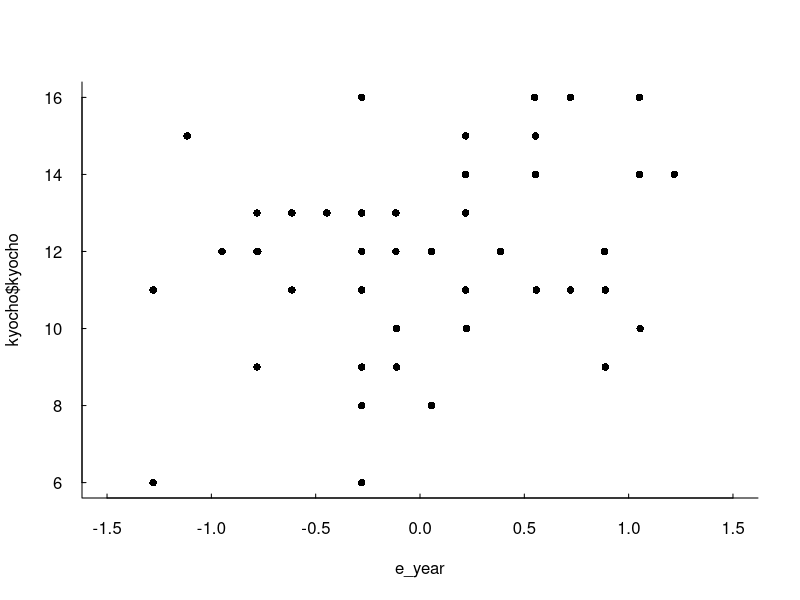
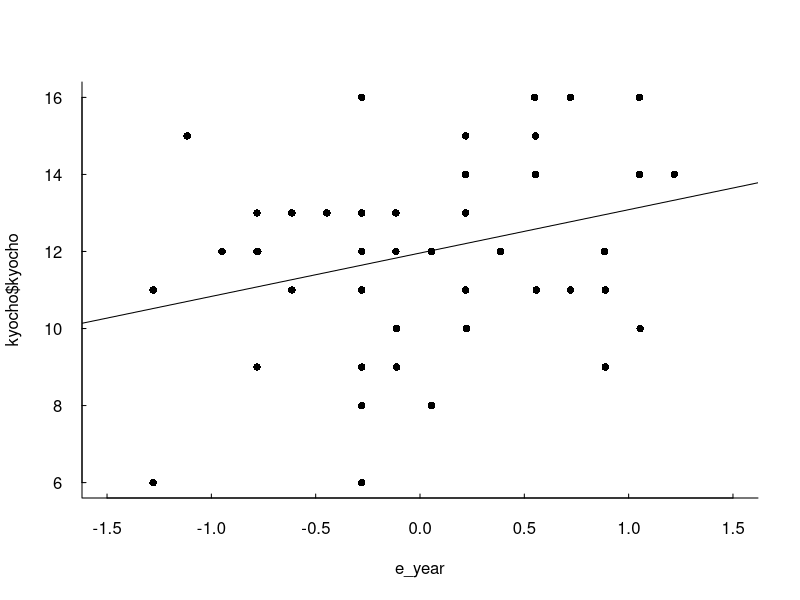
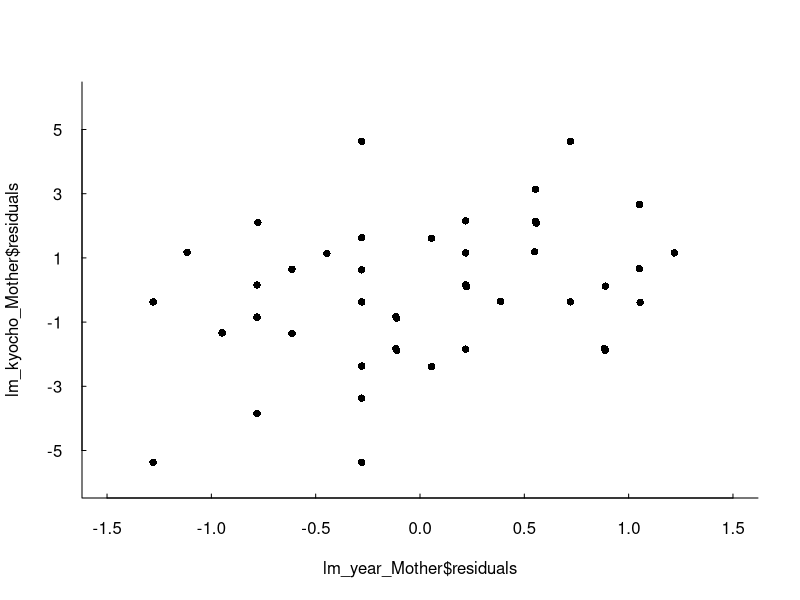
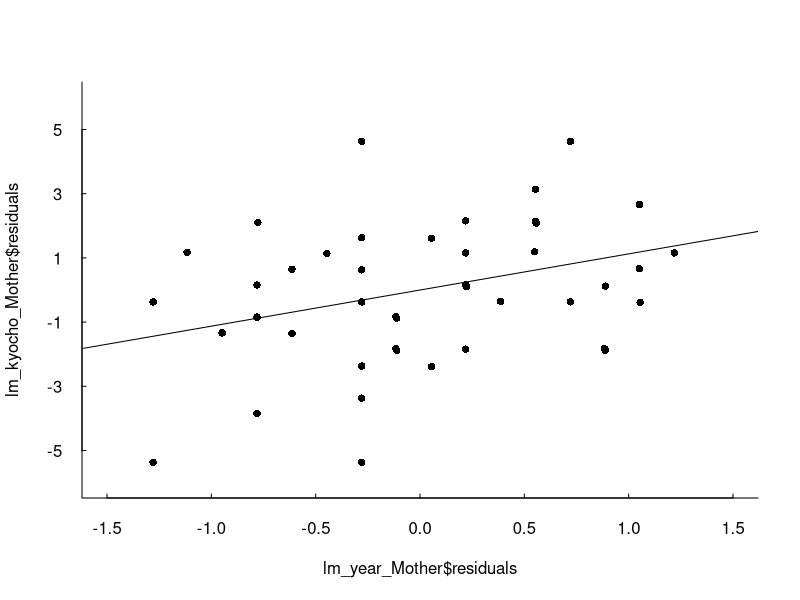
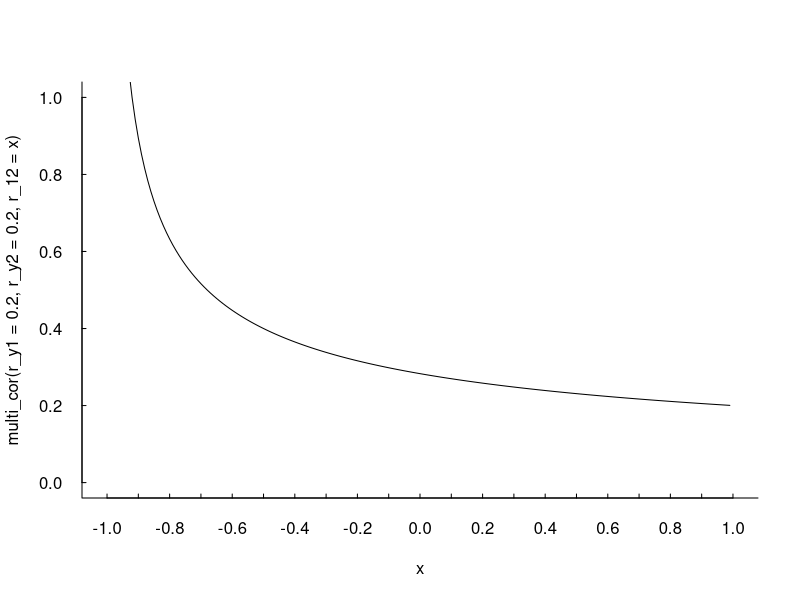
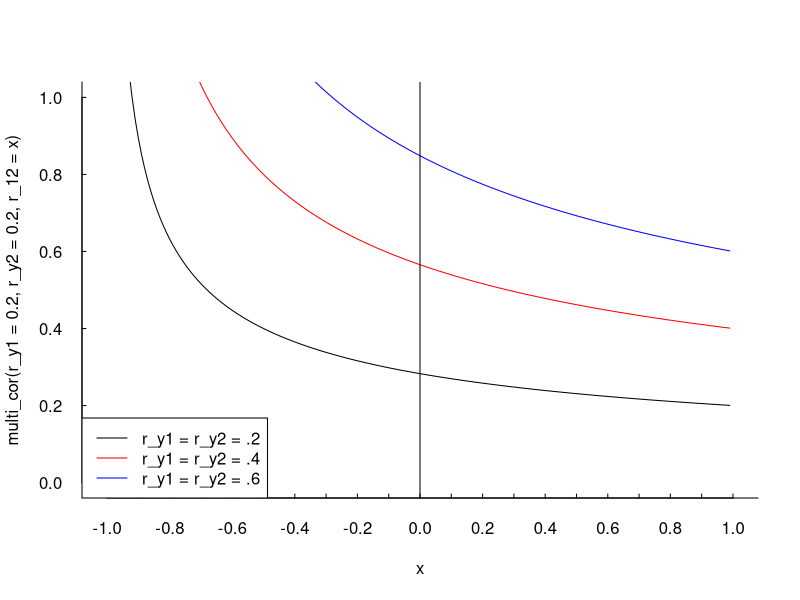
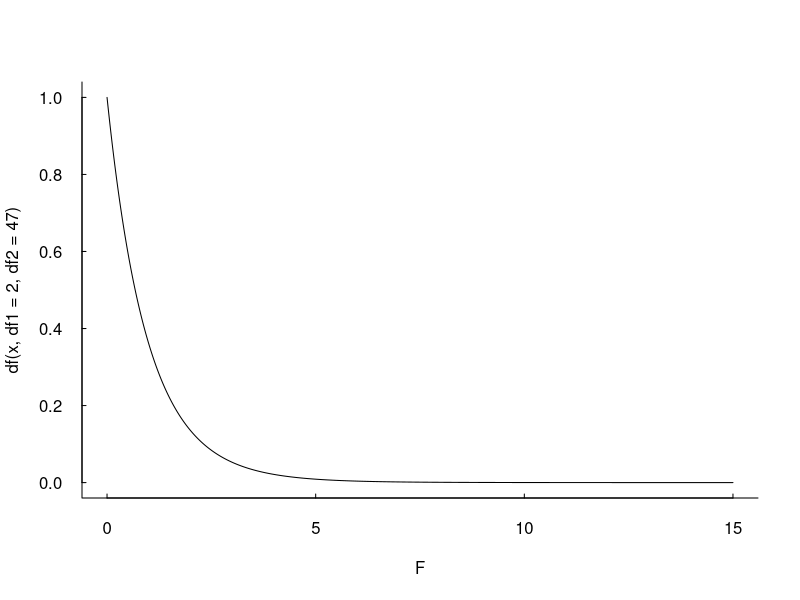

These charts were generated, in order, by the following R code:
## ---- chunk 1
kyocho <- read.csv(file = "data/kyocho_data.csv")
## ---- chunk 2
head(kyocho)
tail(kyocho)
## ---- chunk 3
colMeans(kyocho)
## ---- chunk 4
sqrt(mean((kyocho$Mother - mean(kyocho$Mother))^2))
sqrt(mean((kyocho$year - mean(kyocho$year))^2))
sqrt(mean((kyocho$kyocho - mean(kyocho$kyocho))^2))
## ---- chunk 5
cor(kyocho)
## ---- chunk 6
b <- cor(kyocho$Mother, kyocho$year) * (sd(kyocho$year) / sd(kyocho$Mother))
a <- mean(kyocho$year) - b * mean(kyocho$Mother)
hat_year <- a + b * kyocho$Mother
## ---- chunk 7
e_year <- kyocho$year - hat_year
e_year
## ---- chunk 8
mean(e_year)
## ---- chunk 9
round(mean(e_year), digits = 3)
## ---- chunk 10
plot(e_year, kyocho$kyocho, 
     las = 1,
     bty = "l",
     tcl = 0.2,
     pch = 16,
     xlim = c(-1.5, 1.5),
     xaxp = c(-1.5, 1.5, 6))
## ---- chunk 11
lm_kyocho_zansa <- lm(kyocho$kyocho ~ e_year)
summary(lm_kyocho_zansa)
## ---- chunk 12
plot(e_year, kyocho$kyocho, 
     las = 1,
     bty = "l",
     tcl = 0.2,
     pch = 16,
     xlim = c(-1.5, 1.5),
     xaxp = c(-1.5, 1.5, 6))
abline(lm_kyocho_zansa)
## ---- chunk 13
lm_year_Mother <- lm(kyocho$year ~ kyocho$Mother)
## ---- chunk 14
lm_year_Mother$residuals
e_year
## ---- chunk 15
(cor(kyocho$year, kyocho$kyocho) - (cor(kyocho$kyocho, kyocho$Mother) * cor(kyocho$Mother, kyocho$year))) / sqrt(1 - cor(kyocho$Mother, kyocho$year)^2)
## ---- chunk 16
cor(lm_year_Mother$residuals, kyocho$kyocho)
## ---- chunk 17
lm_kyocho_Mother <- lm(kyocho$kyocho ~ kyocho$Mother)
lm_kyocho_Mother $residuals
## ---- chunk 18
plot(lm_year_Mother$residuals, lm_kyocho_Mother$residuals, 
     las = 1,
     bty = "l",
     tcl = 0.2,
     pch = 16,
     xlim = c(-1.5, 1.5),
     xaxp = c(-1.5, 1.5, 6),
     ylim = c(-6, 6),
     yaxp = c(-5, 5, 5))
## ---- chunk 19
lm_zansa_zansa <- lm(lm_kyocho_Mother$residuals ~ lm_year_Mother$residuals)
plot(lm_year_Mother$residuals, lm_kyocho_Mother$residuals, 
     las = 1,
     bty = "l",
     tcl = 0.2,
     pch = 16,
     xlim = c(-1.5, 1.5),
     xaxp = c(-1.5, 1.5, 6),
     ylim = c(-6, 6),
     yaxp = c(-5, 5, 5))
abline(lm_zansa_zansa)
## ---- chunk 20
(cor(kyocho$kyocho, kyocho$year) - (cor(kyocho$kyocho, kyocho$Mother) * cor(kyocho$Mother, kyocho$year))) /(sqrt(1 - cor(kyocho$kyocho, kyocho$Mother) ^2) * sqrt(1 - cor(kyocho$Mother, kyocho$year) ^2))
## ---- chunk 21
(cor(kyocho$kyocho, kyocho$year) - (cor(kyocho$kyocho, kyocho$Mother) * cor(kyocho$Mother, kyocho$year))) / (1 - cor(kyocho$Mother, kyocho$year)^2) * (sd(kyocho$kyocho) / sd(kyocho$year))
## ---- chunk 22
summary(lm_kyocho_zansa)
summary(lm_zansa_zansa)
## ---- chunk 23
(cor(kyocho$kyocho, kyocho$year) - (cor(kyocho$kyocho, kyocho$Mother) * cor(kyocho$Mother, kyocho$year))) / (1 - cor(kyocho$Mother, kyocho$year)^2) 
## ---- chunk 24
s_2 <- sqrt(mean((kyocho$year - mean(kyocho$year))^2))
s_y <- sqrt(mean((kyocho$kyocho - mean(kyocho$kyocho))^2))
## ---- chunk 25
std_2 <- (kyocho$year - mean(kyocho$year)) /s_2
std_y <- (kyocho$kyocho - mean(kyocho$kyocho)) /s_y
## ---- chunk 26
lm_std2_x1 <- lm(std_2 ~kyocho$Mother)
lm_std2_x1$residuals
## ---- chunk 27
lm_std <- lm(std_y ~lm_std2_x1$residuals)
summary(lm_std)
## ---- chunk 28
b_1 <- (cor(kyocho$kyocho, kyocho$Mother) - (cor(kyocho$kyocho, kyocho$year) * cor(kyocho$Mother, kyocho$year))) / (1 - cor(kyocho$Mother, kyocho$year)^2) * (sd(kyocho$kyocho) / sd(kyocho$Mother))

b_2 <- (cor(kyocho$kyocho, kyocho$year) - (cor(kyocho$kyocho, kyocho$Mother) * cor(kyocho$Mother, kyocho$year))) / (1 - cor(kyocho$Mother, kyocho$year)^2) * (sd(kyocho$kyocho) / sd(kyocho$year))

a <- mean(kyocho$kyocho) - b_1 * mean(kyocho$Mother) - b_2 * mean(kyocho$year)

b_1
b_2
a
## ---- chunk 29
lm_multi <- lm(kyocho$kyocho ~ kyocho$Mother + kyocho$year)
summary(lm_multi)
## ---- chunk 30
b_1_ast <- (cor(kyocho$kyocho, kyocho$Mother) - (cor(kyocho$kyocho, kyocho$year) * cor(kyocho$Mother, kyocho$year))) / (1 - cor(kyocho$Mother, kyocho$year)^2) 

b_2_ast <- (cor(kyocho$kyocho, kyocho$year) - (cor(kyocho$kyocho, kyocho$Mother) * cor(kyocho$Mother, kyocho$year))) / (1 - cor(kyocho$Mother, kyocho$year)^2) 

b_1_ast
b_2_ast
## ---- chunk 31
sqrt((cor(kyocho$kyocho, kyocho$Mother) ^2 + cor(kyocho$kyocho, kyocho$year)^2 -2 * cor(kyocho$kyocho, kyocho$Mother) * cor(kyocho$kyocho, kyocho$year) * cor(kyocho$Mother, kyocho$year)) / (1 - cor(kyocho$Mother, kyocho$year) ^2))
## ---- chunk 32
lm_multi_pre <- predict(lm_multi)
lm_multi_pre
## ---- chunk 33
cor(kyocho$kyocho, lm_multi_pre)
## ---- chunk 34
multi_cor <- function(r_y1, r_y2, r_12){
  sqrt((r_y1 ^2 + r_y2 ^2 -2 * r_y1 * r_y2 * r_12) / (1 - r_12 ^2))
}
## ---- chunk 35
multi_cor(r_y1 = .48, r_y2 = .50, r_12 = .1)
## ---- chunk 36
multi_cor(r_y1 = .48, r_y2 = .50, r_12 = 0)
## ---- chunk 37
multi_cor(r_y1 = .48, r_y2 = .50, r_12 = -0.5)
## ---- chunk 38
x <- seq(-1, 1, 0.01)
plot(x, multi_cor(r_y1 = 0.2, r_y2 = 0.2, r_12 = x), 
     type = "l",
     las = 1,
     bty = "l",
     tcl = 0.2,
     xlim = c(-1, 1), 
     xaxp = c(-1, 1, 20),
     ylim = c(0, 1), 
     yaxp = c(0, 1, 5))
## ---- chunk 39
x <- seq(-1, 1, 0.01)
plot(x, multi_cor(r_y1 = 0.2, r_y2 = 0.2, r_12 = x), 
     type = "l",
     las = 1,
     bty = "l",
     tcl = 0.2,
     xlim = c(-1, 1), 
     xaxp = c(-1, 1, 20),
     ylim = c(0, 1), 
     yaxp = c(0, 1, 5))
lines(x, multi_cor(r_y1 = 0.4, r_y2 = 0.4, r_12 = x), col = "red")
lines(x, multi_cor(r_y1 = 0.6, r_y2 = 0.6, r_12 = x), col = "blue")
abline(v = 0)
legend("bottomleft", legend = c("r_y1 = r_y2 = .2","r_y1 = r_y2 = .4","r_y1 = r_y2 = .6"), col = c("black","red", "blue"), lty = 1)
## ---- chunk 40
SS_y <- sum((kyocho$kyocho - mean(kyocho$kyocho))^2)
SS_haty <- sum((lm_multi_pre - mean(lm_multi_pre))^2)
SS_e <- sum((lm_multi$residuals - mean(lm_multi$residuals))^2)
SS_y
SS_haty + SS_e
## ---- chunk 41
R <- multi_cor(r_y1 = cor(kyocho$kyocho, kyocho$Mother), r_y2 = cor(kyocho$kyocho, kyocho$year), r_12 = cor(kyocho$Mother, kyocho$year))
R
## ---- chunk 42
SS_haty / SS_y
## ---- chunk 43
R ^2
## ---- chunk 44
summary(lm_multi)
## ---- chunk 45
s_e <- sqrt(mean((kyocho$kyocho - mean(kyocho$kyocho))^2)) * sqrt(1 - R^2)
s_e
## ---- chunk 46
s_e * sqrt(50 / (50 - 2 - 1))
## ---- chunk 47
1 - ((50 - 1) / (50 - 2 - 1)) * (1 - R^2)
## ---- chunk 48
summary(lm_multi)
## ---- chunk 49
(R ^2 / 2) / ((1 - R^2) / 47)
## ---- chunk 50
x <- seq(0, 15, 0.01)
plot(x, df(x, df1 = 2, df2 = 47), 
     type = "l",
     las = 1,
     bty = "l",
     tcl = 0.2,
     xlab = "F")
## ---- chunk 51
qf(0.950, 2, 47)
## ---- chunk 52
pf((R ^2 / 2) / ((1 - R^2) / 47), df1 = 2, df2 =47, lower.tail = FALSE)
## ---- chunk 53
summary(lm_multi)
## ---- chunk 54
(R^2 - cor(kyocho$kyocho, kyocho$Mother)^2) / ((1 - R^2) / 47)
## ---- chunk 55
qf(0.950, 1, 47)
## ---- chunk 56
pf((R^2 - cor(kyocho$kyocho, kyocho$Mother)^2) / ((1 - R^2) / 47), df1 = 2, df2 =47, lower.tail = FALSE)
## ---- chunk 57
s_b2 <- (s_e * sqrt(50 / (50 - 2 - 1))) / (sqrt(50) * sqrt(mean((kyocho$year - mean(kyocho$year))^2)) * sqrt(1 - cor(kyocho$Mother,kyocho$year)^2))
b_2 / s_b2
## ---- chunk 58
qt(0.975, df = 47)
## ---- chunk 59
pt(b_2 / s_b2, df = 47, lower.tail = FALSE)
## ---- chunk 60
kyocho <- read.csv(file = "data/kyocho_data.csv")
## ---- chunk 61
s_1 <- sqrt(mean((kyocho$Mother - mean(kyocho$Mother))^2))
s_2 <- sqrt(mean((kyocho$year - mean(kyocho$year))^2))
s_y <- sqrt(mean((kyocho$kyocho - mean(kyocho$kyocho))^2))
std_1 <- (kyocho$Mother - mean(kyocho$Mother)) /s_1
std_2 <- (kyocho$year - mean(kyocho$year)) /s_2
std_y <- (kyocho$kyocho - mean(kyocho$kyocho)) /s_y
## ---- chunk 62
lm_multi <- lm(kyocho$kyocho ~ kyocho$Mother + kyocho$year)
lm_multi_pre <- predict(lm_multi)
SS_y <- sum((kyocho$kyocho - mean(kyocho$kyocho))^2)
SS_haty <- sum((lm_multi_pre - mean(lm_multi_pre))^2)
SS_e <- sum((lm_multi$residuals - mean(lm_multi$residuals))^2)
